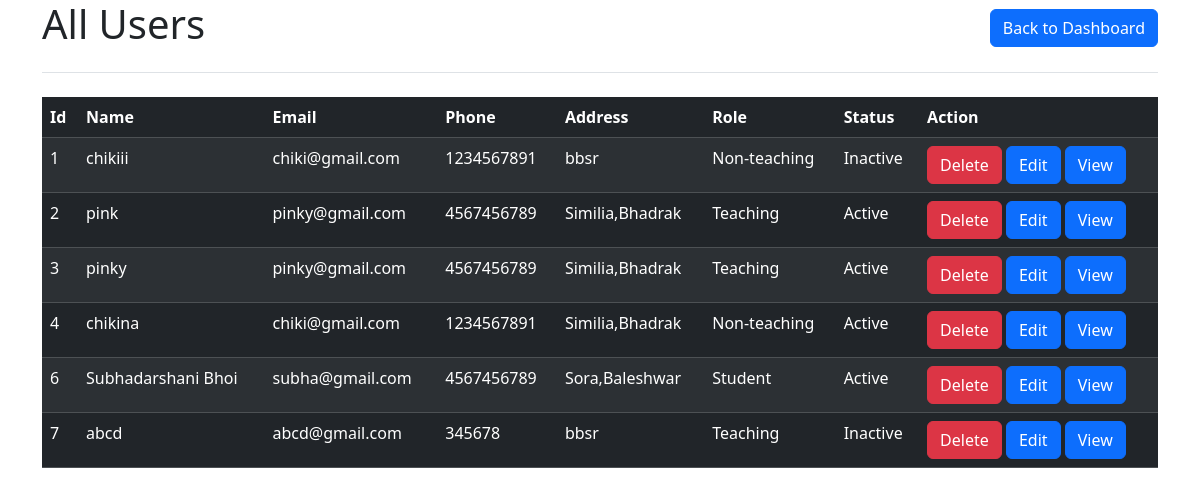
The app's page /all_user/ with its own data.
### college_management/models.py (models this page shows, shortened)
class User(models.Model):
    name = models.CharField(max_length=100)
    email = models.EmailField()
    phone = models.IntegerField()
    password = models.CharField(max_length=30)
    address = models.CharField(max_length=200)
    role = models.ForeignKey(Role, on_delete=models.CharField)
    status = models.CharField(max_length=20, choices=choices, default=0)

class Role(models.Model):
    role_name = models.CharField(max_length=30)
    def __str__(self):
        return self.role_name

### college_management/views.py (the view)
# urls.py: path('all_user/', views.fetch_user,name='all_user'),
def fetch_user(request):
    users = User.objects.all()
    return render(request, 'user_data_table.html', {'data': [users]})

### templates/user_data_table.html (shortened to what this page needs)
<!DOCTYPE html>
<html lang="en">
<head>
    <link rel="stylesheet" href="https://cdn.jsdelivr.net/npm/bootstrap@5.3.2/dist/css/bootstrap.min.css">
</head>
<body>
<div class="container">
<header>
    <div class="d-flex flex-column flex-md-row align-items-center pb-3 mb-4 border-bottom">
<h1>All {{ data.1 }} Users</h1>
<nav class="d-inline-flex mt-2 mt-md-0 ms-md-auto gap-2">
    <a href="{% url 'dashboard'%}" class="btn btn-primary">Back to Dashboard</a>
</nav>
    </div>
</header>
    <table class="table table-dark table-striped">
        <thead>
        <tr>
            <th>Id</th>
            <th>Name</th>
            <th>Email</th>
            <th>Phone</th>
            <th>Address</th>
            <th>Role</th>
            <th>Status</th>
            <th>Action</th>
        </tr>
        </thead>
        <tbody>
        {% for user in data.0 %}
            <tr>
                <td>{{ user.id }}</td>
                <td>{{ user.name }}</td>
                <td>{{ user.email }}</td>
                <td>{{ user.phone }}</td>
                <td>{{ user.address }}</td>
                <td>{{ user.role }}</td>
                <td>{{ user.status }}</td>
                <td>
                    <form action="{% url 'dlt_user' user.id %}" method="post"
                          onsubmit="return confirm('Do you want to delete {{ user.name }}\'s data?')">
                        <input class="btn btn-danger" type="submit" value="Delete">
                        <a href="{% url 'get_user_data' user.id %}" class="btn btn-primary">Edit</a>
                        <a type="button" class="btn btn-primary" data-bs-toggle="modal"
                                data-bs-target="#exampleModal" onclick="userdataView({{ user.id }},'{{ user.name }}','{{ user.email }}','{{ user.phone }}','{{ user.role }}','{{ user.status }}')">
                            View
                        </a>
                    </form>
                </td>
            </tr>
        {% endfor %}
        </tbody>
    </table>
</div>
</body>
</html>

### records on screen
User: id "1", name "chikiii", email "chiki@gmail.com", phone "1234567891", address "bbsr", role "Non-teaching", status "Inactive"
User: id "2", name "pink", email "pinky@gmail.com", phone "4567456789", address "Similia,Bhadrak", role "Teaching", status "Active"
User: id "3", name "pinky", email "pinky@gmail.com", phone "4567456789", address "Similia,Bhadrak", role "Teaching", status "Active"
User: id "4", name "chikina", email "chiki@gmail.com", phone "1234567891", address "Similia,Bhadrak", role "Non-teaching", status "Active"
User: id "6", name "Subhadarshani Bhoi", email "subha@gmail.com", phone "4567456789", address "Sora,Baleshwar", role "Student", status "Active"
User: id "7", name "abcd", email "abcd@gmail.com", phone "345678", address "bbsr", role "Teaching", status "Inactive"
